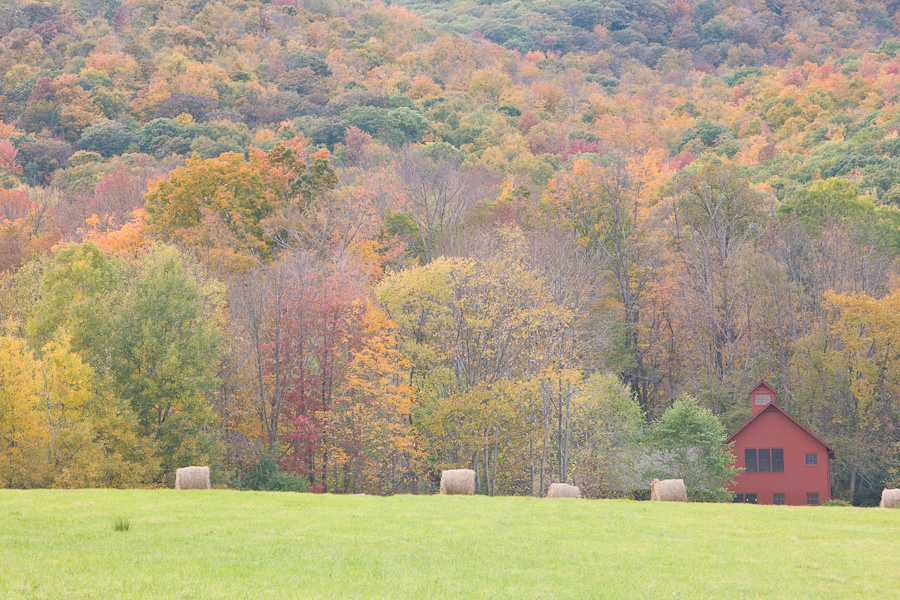
%> input picture DIP course/Monkman_MABKS_D30112.jpg, 900 x 600 px
$ octave HW6_5.m   (GNU Octave 9; MATLAB toolbox functions it lacks are replaced by stand-ins)
%> lines starting %> are read from the running program, lines starting %| are printed output that depends on the picture
clc
clear
close all
f=imread('Monkman_MABKS_D30112.jpg');
%> f is the input picture: size 600x900x3 uint8; mean R, G, B 171.3, 160.1, 128.7
f=im2double(f);
%> f: size 600x900x3 double
fr=f(:,:,1);
fg=f(:,:,2);
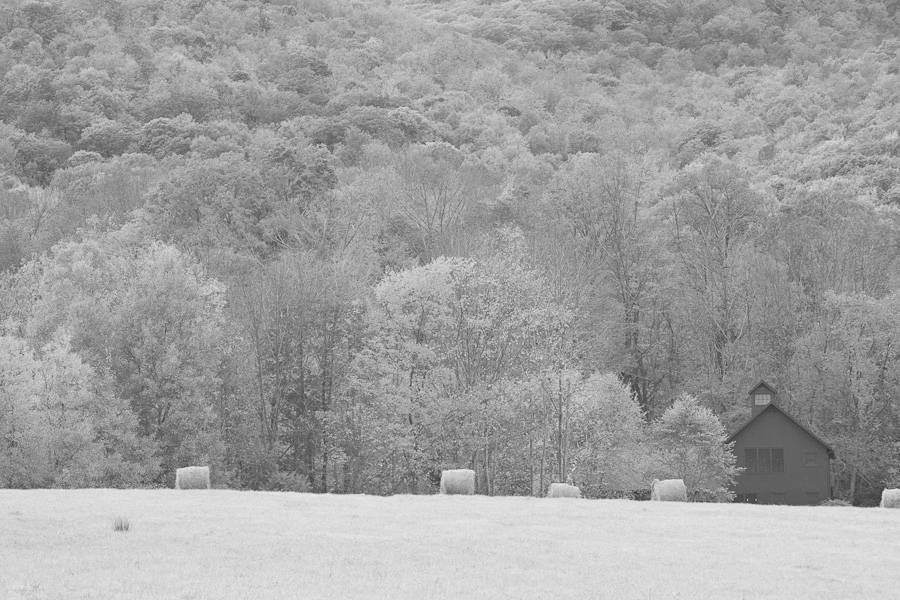
%> fg: size 600x900 double; min 0.2, max 0.925, mean 0.628
fb=f(:,:,3);
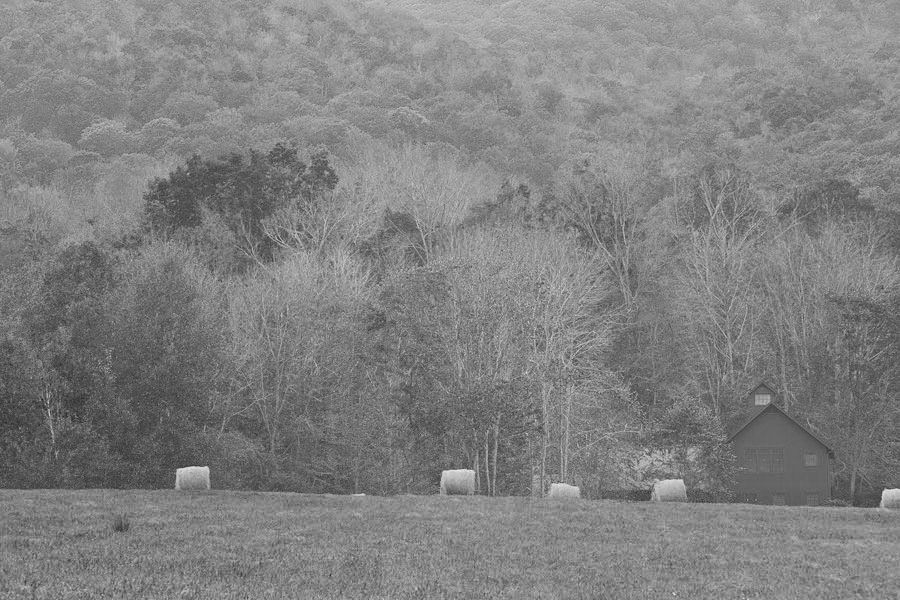
%> fb: size 600x900 double; min 0.0941, max 0.922, mean 0.505
figure,imshow(f,[]),title('Original Image')
l=2.5;
tt1=fr.^l;
tt2=fg.^l;
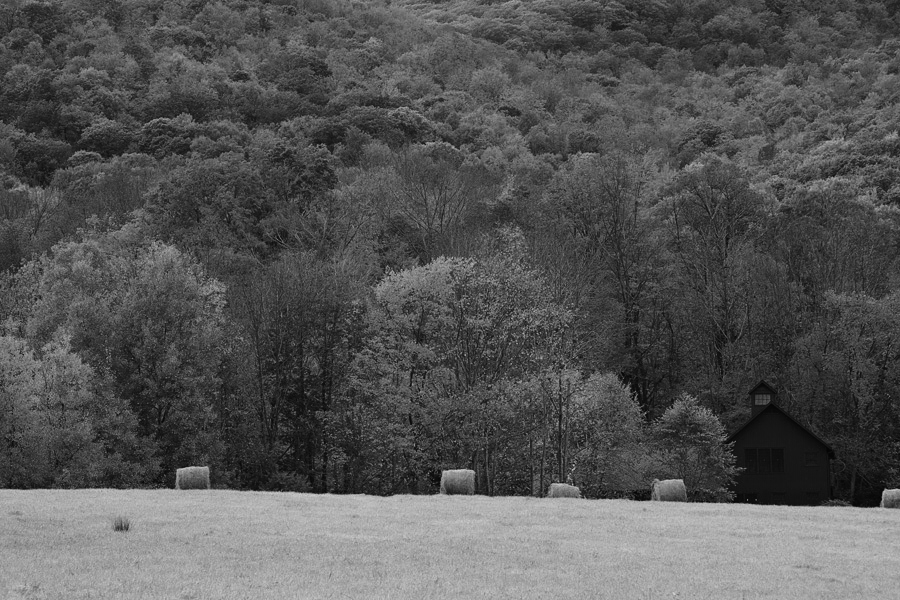
%> tt2: size 600x900 double; min 0.0179, max 0.824, mean 0.338
tt3=fb.^l;
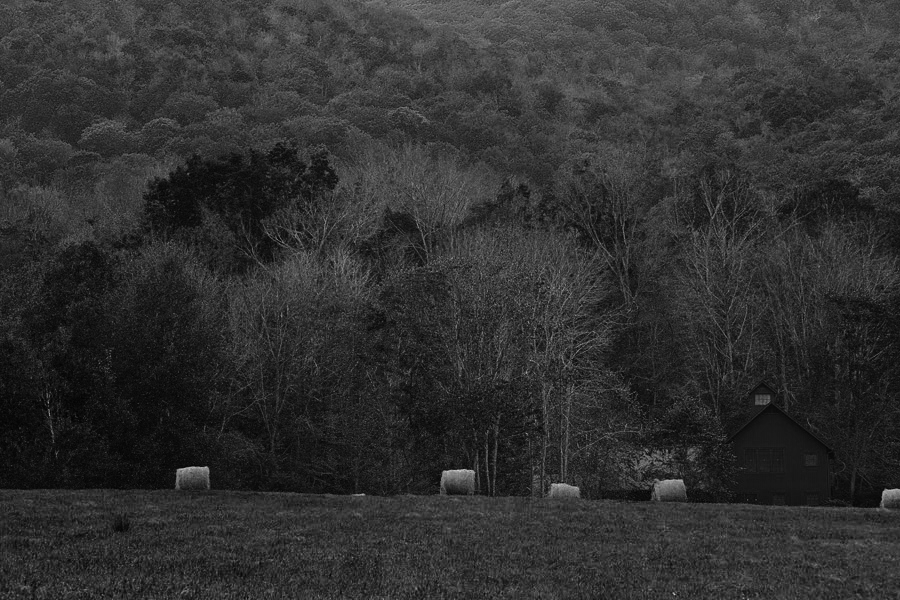
%> tt3: size 600x900 double; min 0.00272, max 0.815, mean 0.192
gtt(:,:,1)=tt1;
gtt(:,:,2)=tt2;
gtt(:,:,3)=tt3;
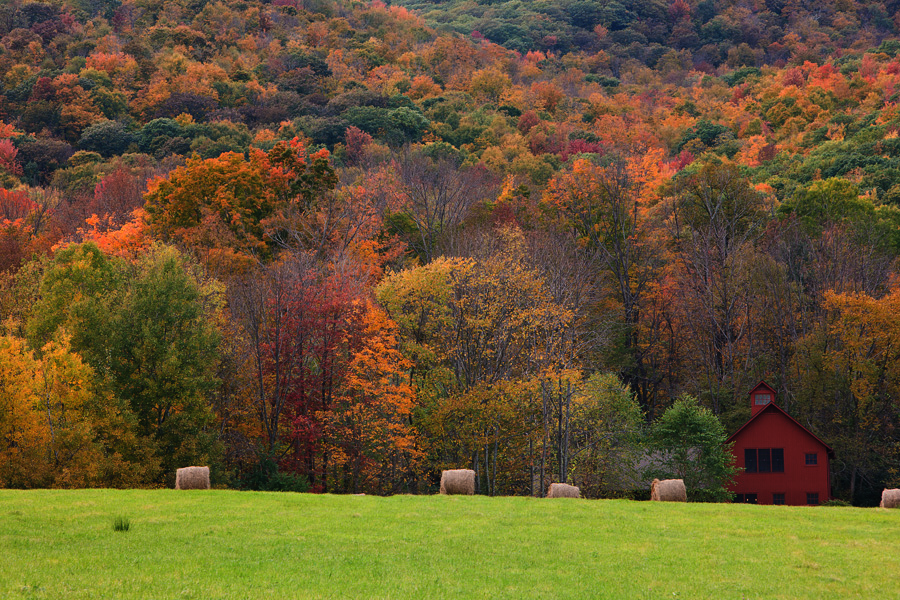
%> gtt: size 600x900x3 double; mean R, G, B 0.397, 0.338, 0.192
figure,imshow(gtt,[]),title('Tonal Transform Result');
lr1=2;
lr2=0.9;
lg1=3;
lg2=0.8;
lb1=2.1;
lb2=1;
ttr=fr.^lr1;
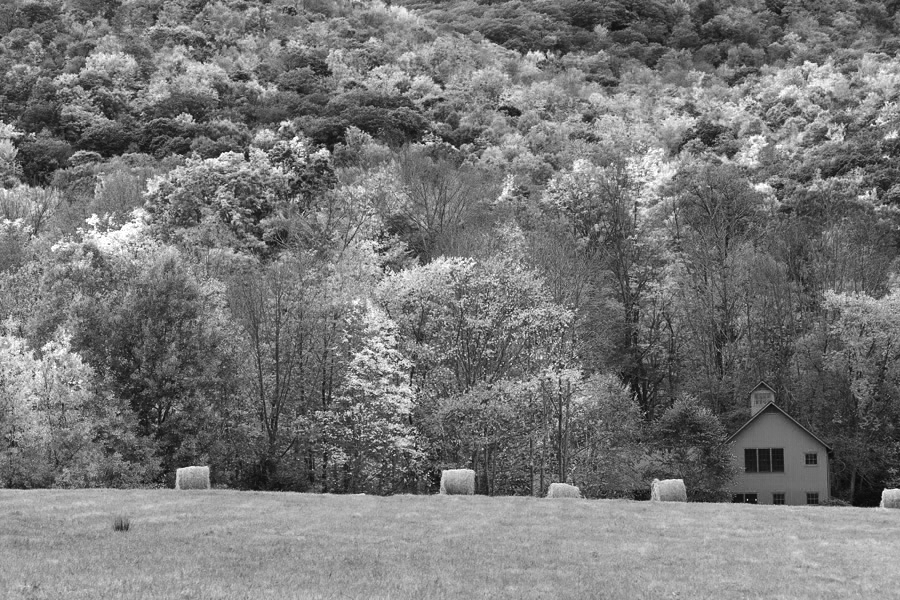
%> ttr: size 600x900 double; min 0.0234, max 1, mean 0.469
ttr=(ttr).^(lr2);
ttg=fg.^lg1;
ttg=(ttg).^(lg2);
ttb=fb.^lb1;
ttb=(ttb).^(lb2);
g=zeros(size(f));
g(:,:,1)=ttr;
g(:,:,2)=ttg;
g(:,:,3)=ttb;
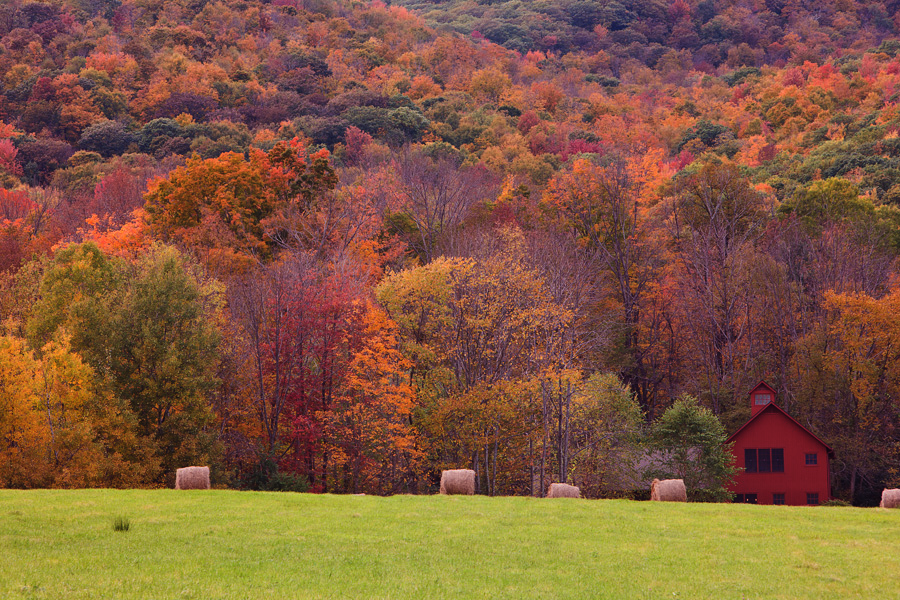
%> g: size 600x900x3 double; mean R, G, B 0.503, 0.351, 0.247
g=g-min(g(:));
g=g./max(g(:));
figure,imshow(g,[]),title('Modified Image')

$ run again, with DIP course/Zebra1.jpg copied over DIP course/Monkman_MABKS_D30112.jpg
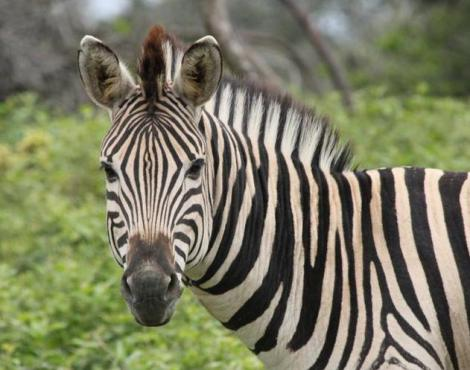
%> input picture DIP course/Zebra1.jpg, 470 x 370 px
%> f is the input picture: size 370x470x3 uint8; mean R, G, B 122.7, 123.2, 97.9
%> f: size 370x470x3 double
%> `ttr=fr.^lr1;`:
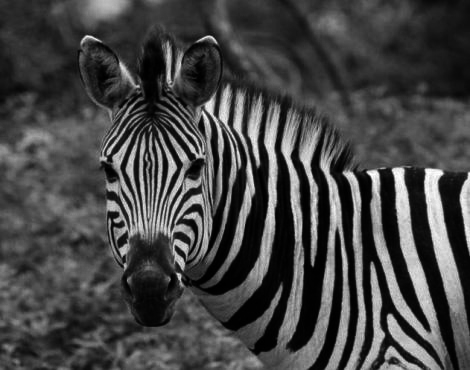
%> ttr: size 370x470 double; min 0.000384, max 1, mean 0.276
%> `g(:,:,3)=ttb;`:
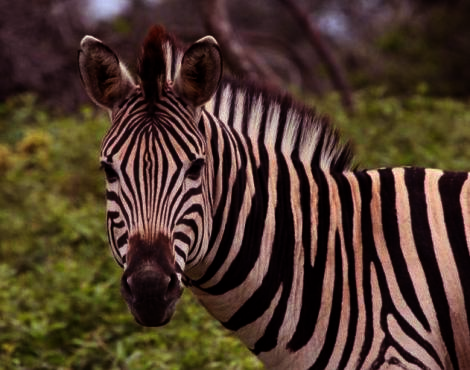
%> g: size 370x470x3 double; mean R, G, B 0.306, 0.228, 0.173
